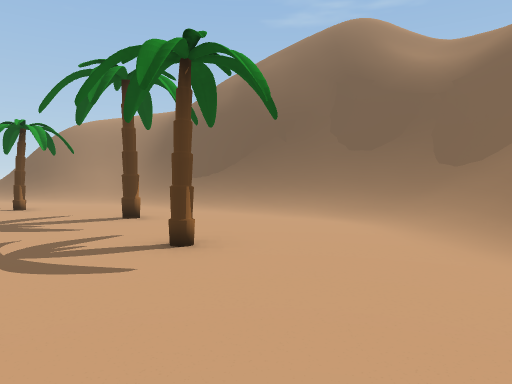
View 1 (above)

24 first-person views from a walk through a scene from a Unity 3-D project. The camera is 1.4 m above the floor, tilts 2° down and sees 70° across. The floor is counted in squares, 2 m on a side. Each view is taken from the middle of a square. On the plan, view 1 faces up. The plan holds only what a view shows up to about 11 squares ahead; the rest is blank. The place goes on beyond the plan. The player is left out.

View 2
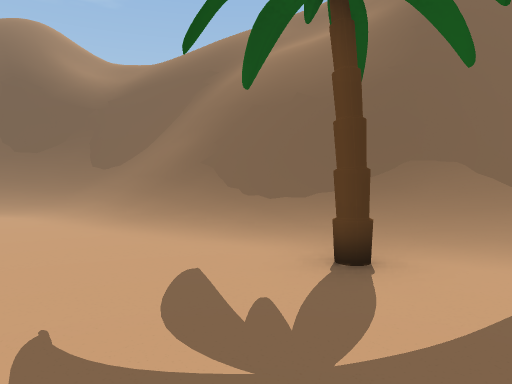

View 3
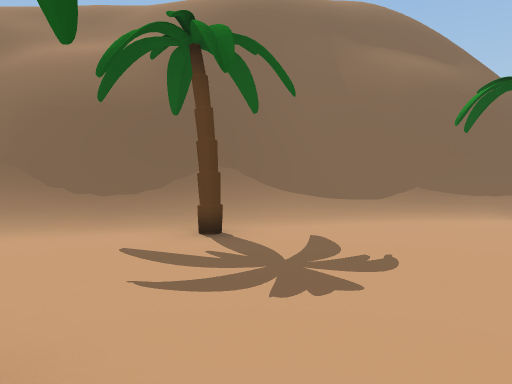

View 4
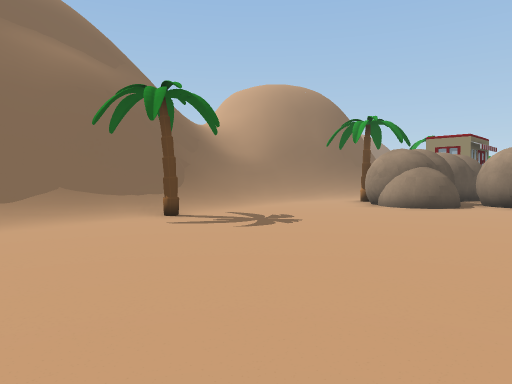

View 5
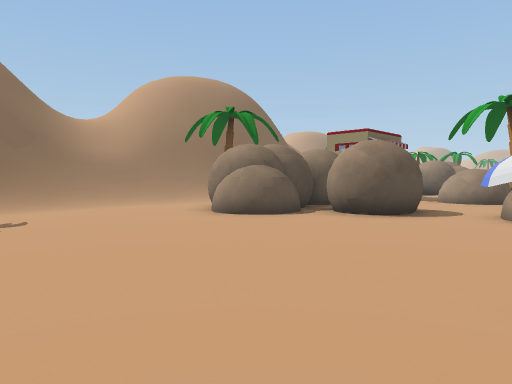

View 6
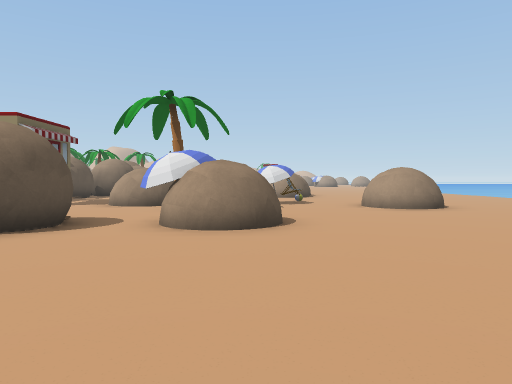

View 7
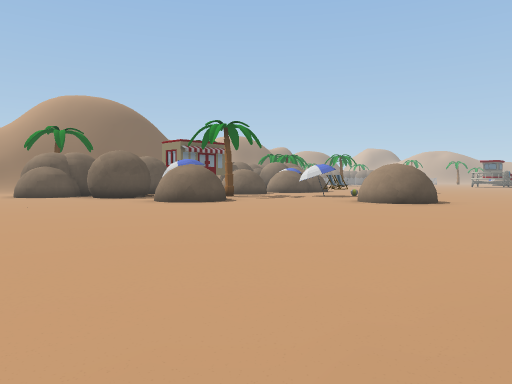

View 8
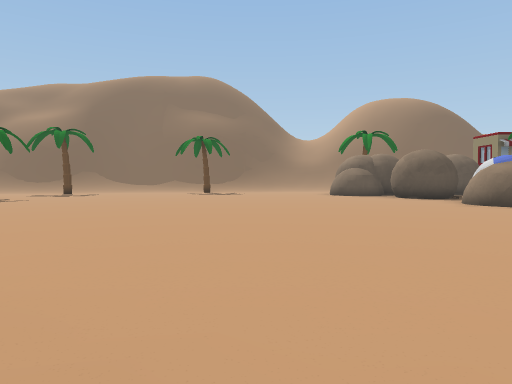

View 9
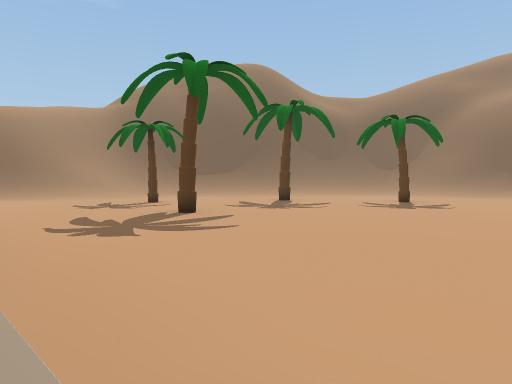

View 10
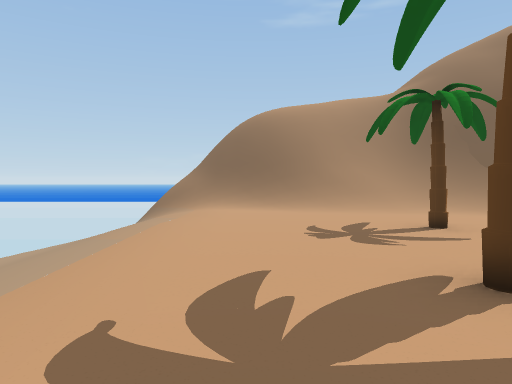

View 11
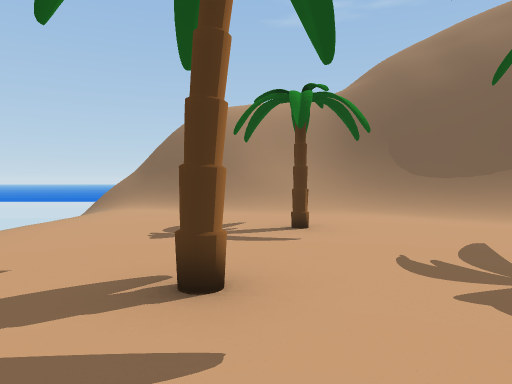

View 12
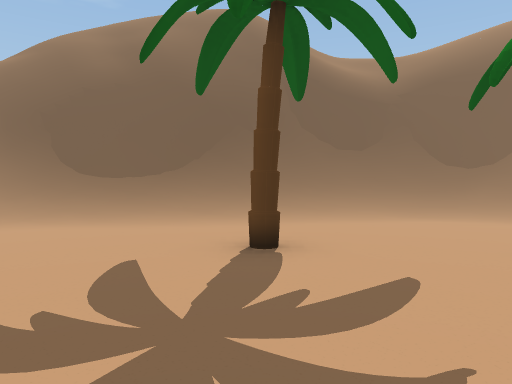

View 13
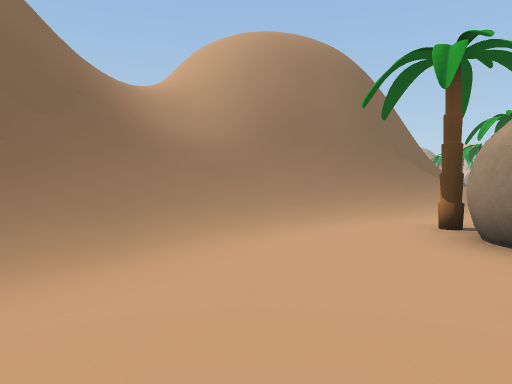

View 14
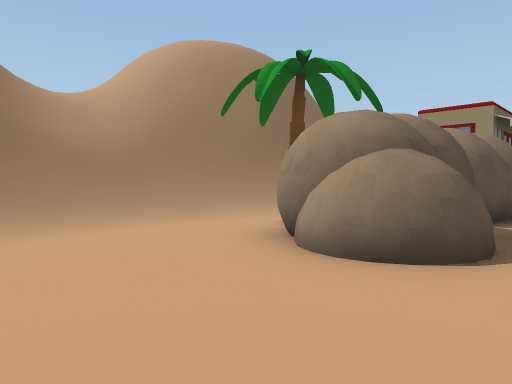

View 15
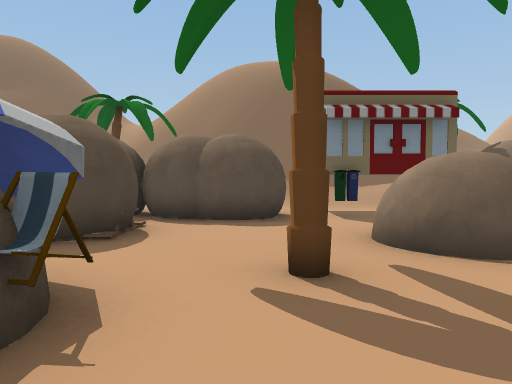

View 16
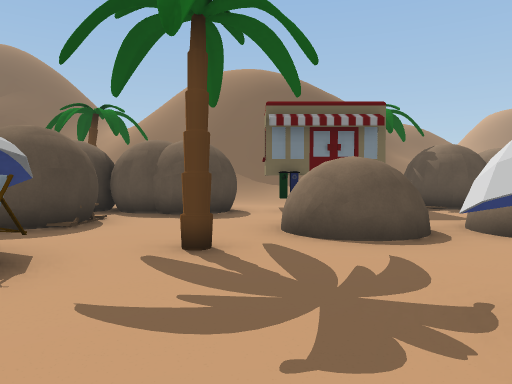

View 17
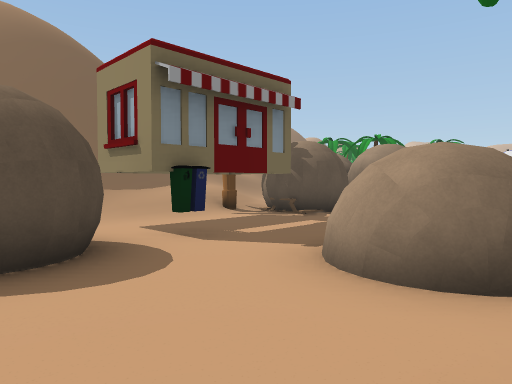

View 18
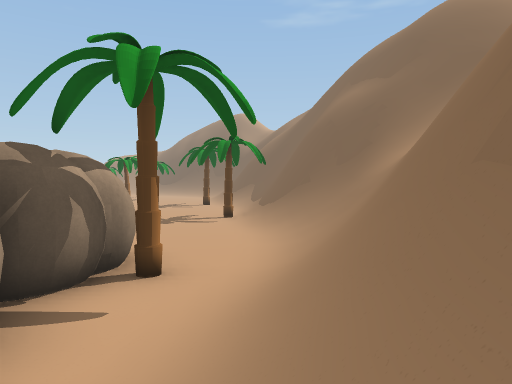

View 19
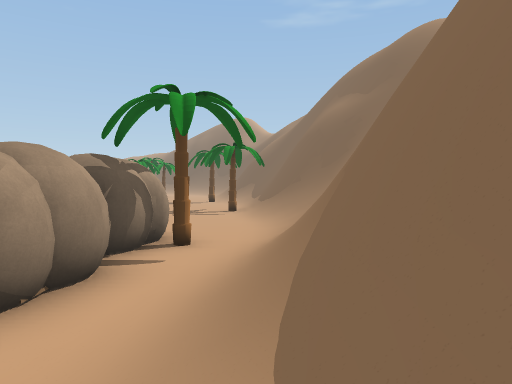

View 20
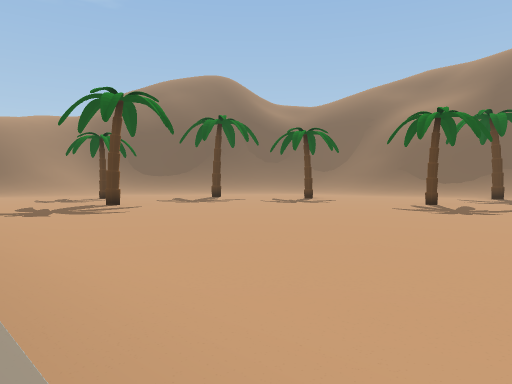

View 21
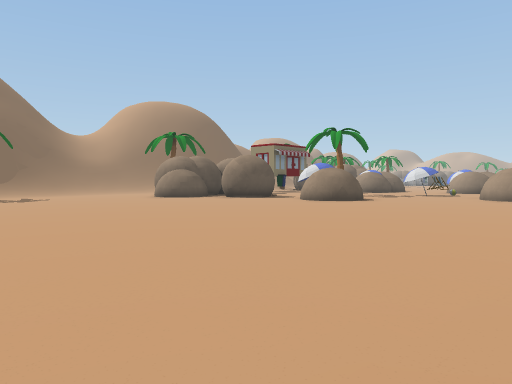

View 22
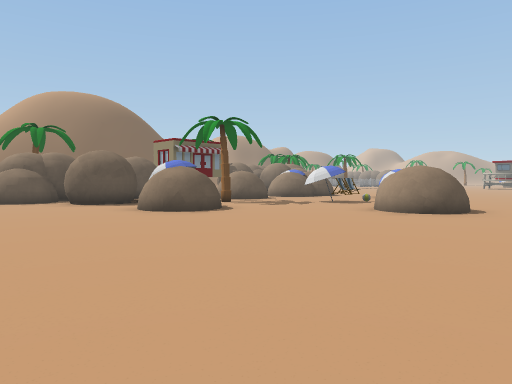

View 23
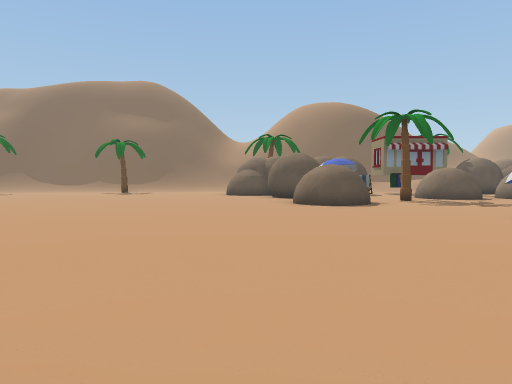

View 24
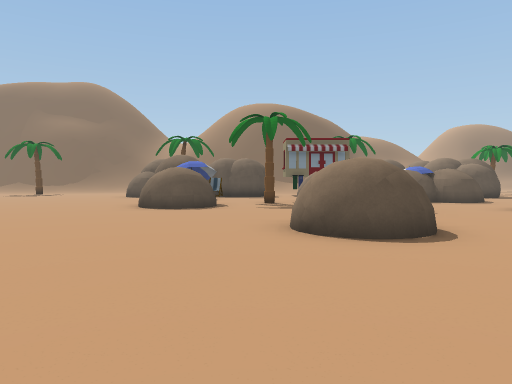

### Floor plan
Key: @ floor where view 1 was taken; # wall or solid block; . floor; / step, stairs or slope; = window, fence, low wall or low ledge; ~ liquid the walk can cross; ≈ liquid the walk keeps out of; v drop or lower ground; T tree; U umbrella; C chair; B bin; O other object.
Columns run from 13 left of view 1 to 11 right of it. Each row starts with its distance up from view 1.
 16           ///
 15           ////
 14 ≈≈~/=/////==////
 13 ≈≈≈/===///#v////
 12 ≈≈≈~//////##vvvv/
 11 ≈≈≈~.....//###vvv///
 10 ≈≈≈~.......//###v///
  9  ≈≈~........//##v///
  8  ≈≈~....T....///##///
  7   ≈~.......T...//#v///
  6    ~...........//##v//
  5    ~...T......../##=///
  4     ........T.../#v////
  3    ~............/#v////
  2    ~............/#v//=/
  1    ~............/##vvv/
  0    ~........T@..T/##vv/
 -1    ~.............//# vv
 -2    ~............../# vv
 -3    ~............../# vv
 -4    ~............../# vv
 -5    .............../# vvv
 -6    ..............T/#  vv/
 -7   ................/###vv/
 -8  ~................//###v/
 -9  ~................./#=##/
-10  ................../=///
-11  .............OO.../////
-12 ~.............O O../#////
-13  ........OO.OOO  T/##////
-14   .......O UOO.OO./##v///
-15  .........C....OO./# v//
-16 ...........T..OOO./#vv/
-17  ....OO.........../#v//
-18   ...OO.OU.OOO.B ./##v/
-19   ......OU..O .# ./  v/

Where each view was taken, in squares from view 1:
view 1: 0 up, 0 right, facing up
view 2: 2 down, 0 right, facing up-right
view 3: 1 down, 2 left, facing right
view 4: 2 down, 2 left, facing down-right
view 5: 6 down, 4 left, facing down-right
view 6: 8 down, 4 left, facing down
view 7: 8 down, 12 left, facing down-right
view 8: 8 down, 12 left, facing right
view 9: 0 up, 10 left, facing up-right
view 10: 3 up, 8 left, facing up
view 11: 3 up, 6 left, facing up
view 12: 4 up, 5 left, facing up-right
view 13: 7 down, 2 right, facing down-right
view 14: 8 down, 0 right, facing down-right
view 15: 16 down, 5 left, facing right
view 16: 17 down, 6 left, facing right
view 17: 15 down, 2 left, facing down-right
view 18: 17 down, 5 right, facing up
view 19: 19 down, 5 right, facing up
view 20: 3 down, 10 left, facing up-right
view 21: 4 down, 10 left, facing down-right
view 22: 9 down, 11 left, facing down-right
view 23: 12 down, 13 left, facing right
view 24: 16 down, 13 left, facing right
